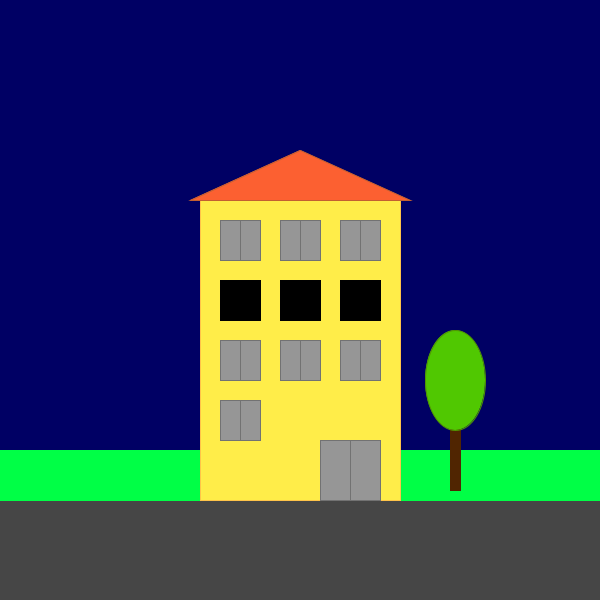
Frame 1 (no input)
Frame 60 (the mouse pressed at the canvas centre just before this capture): identical to frame 1, image omitted
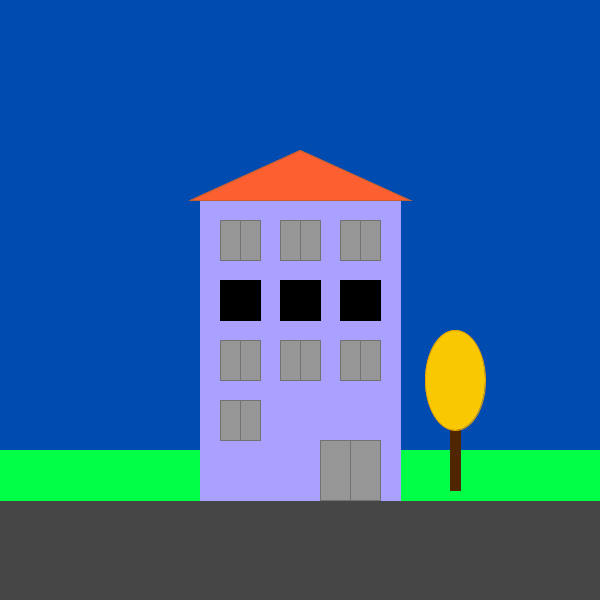
Frame 120 (the mouse held since frame 60 and released just before this capture)

The Processing sketch that drew these frames (run headless with seeded random() and noise(); from frame 60 on, the mouse is pressed at the canvas centre):

// Processing sketch: Tarefa 4
// ── Tarefa 4.pde
void setup() {
  size(600, 600);
  frameRate(60);
}

void draw(){
  //Ceu
  //O ceu fica de dia ou de noite de acordo com o movimento do mouse
  fill(0, (0.25*mouseX), ((0.25*mouseX)+100));
  stroke(0, (0.25*mouseX), ((0.25*mouseX)+100));
  rect(0, 0, 600, 600);
  
  //Asfalto
  fill(70, 70, 70);
  stroke(70, 70, 70);
  quad(0,500,600,500,600,600,0,600);
  
  //Grama
  fill(0, 255, 70);
  stroke(0, 255, 70);
  quad(0,450,600,450,600,500,0,500);
  
  //Arvore
  fill(80, 37, 1);
  stroke(80, 37, 1);
  quad(450,420,460,420,460,490,450,490);
  fill(80, 200, 1);
  stroke(80, 149, 1);
  if(mousePressed){
    fill(250, 200, 1);
    stroke(230, 160, 1);
    save("exercicioArvoreAmarela.png");
  }
  ellipse(455, 380, 60, 100);
  
  
  //Casa
  fill(255, 237, 73);
  stroke(255, 196, 73);
  if(mouseX>200 && mouseX<400 && mouseY>200 && mouseY<500){
    fill(170, 160, 255);
    stroke(170, 160, 255);
  }
  quad(200,200,400,200,400,500,200,500);
  
  //Telhado
  fill(252, 96, 49);
  stroke(194, 96, 49);
  triangle(300, 150, 190, 200, 410, 200);
  
  //Porta
  fill(150, 150, 150);
  stroke(114, 114, 114);
  quad(320, 440, 350, 440, 350, 500, 320, 500);
  quad(350, 440, 380, 440, 380, 500, 350, 500);
  
  //Janelas
  for(int i=1; i<4; i++){
    janela(i*60,0,1);
    janela(i*60,60,0);
    janela(i*60,120,1);
  }
  janela(60,180,1);
  
  save("exercicio.png");
  if(mousePressed){
    save("exercicioArvoreAmarela.png");
  }
  if(mouseX>200 && mouseX<400 && mouseY>200 && mouseY<500){
    save("exercicioCasaRoxa.png");
  }
}

void janela(int x, int y, int c){
  if(c == 0){
    fill(0, 0, 00);
    stroke(0, 0, 0);
  }
  else{
    fill(150, 150, 150);
    stroke(114, 114, 114);
  }
  quad(160+x, 220+y, 180+x, 220+y, 180+x, 260+y, 160+x, 260+y);
  quad(180+x, 220+y, 200+x, 220+y, 200+x, 260+y, 180+x, 260+y);
}
